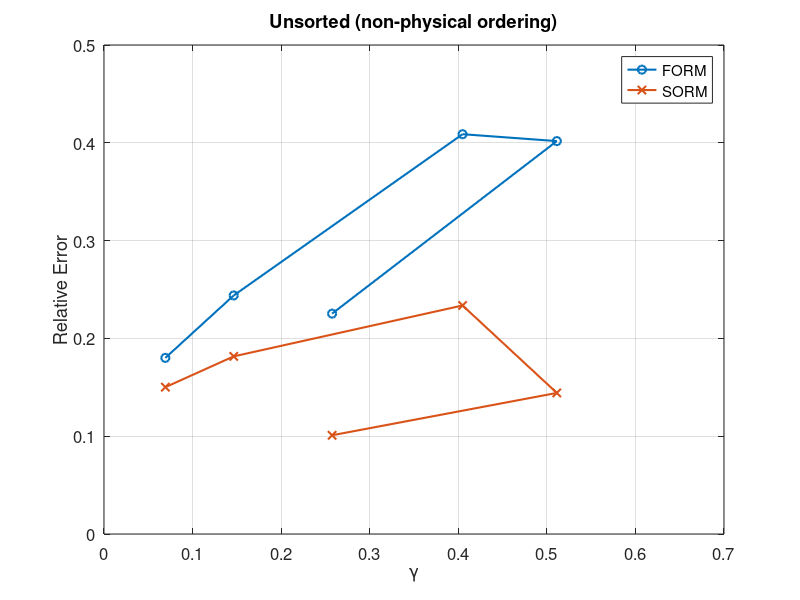

Source code (MATLAB):
function plot_curvature_results_unsorted()

load('results/curvature/tables/summary.mat');

figure;
plot(summary.gamma, summary.err_form, 'o-','LineWidth',1.5);
hold on;
plot(summary.gamma, summary.err_sorm, 'x-','LineWidth',1.5);
ylim([0 0.5])

xlabel('\gamma');
ylabel('Relative Error');
legend('FORM', 'SORM');
title('Unsorted (non-physical ordering)')
set(gca,'FontSize',12);
grid on;

end
